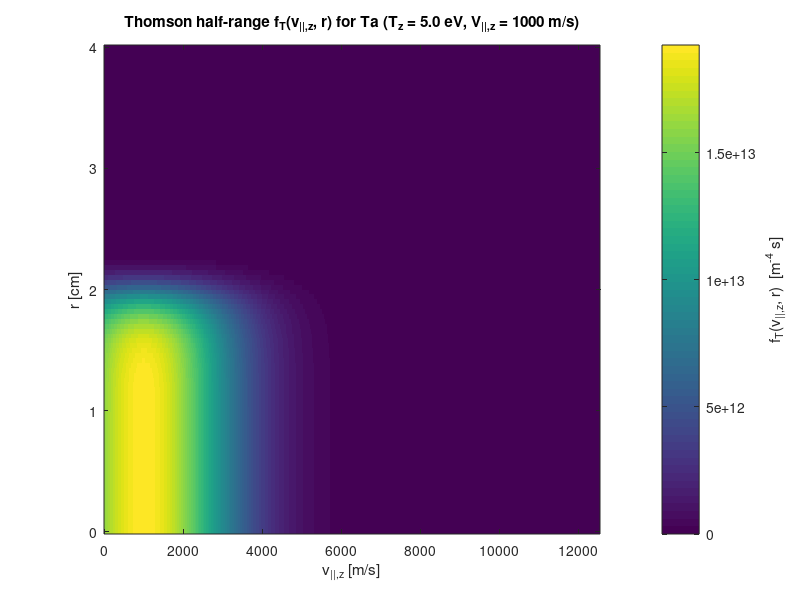
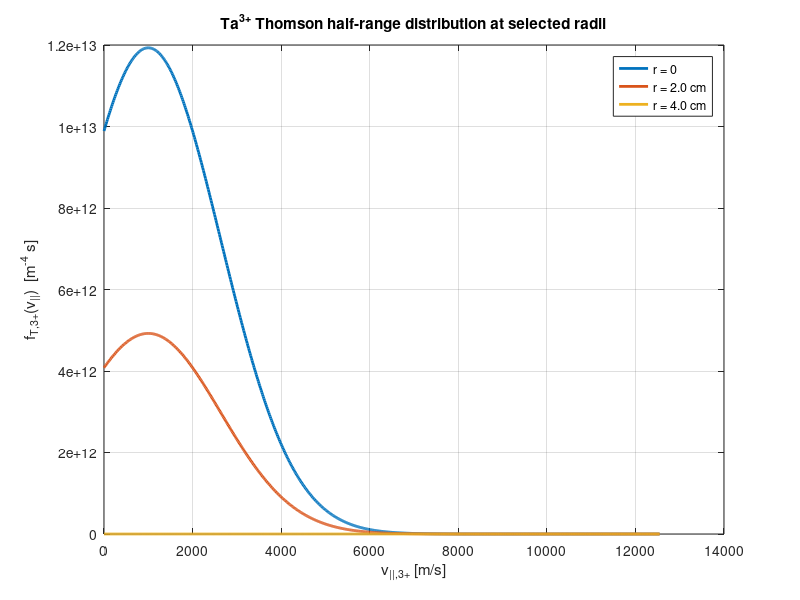
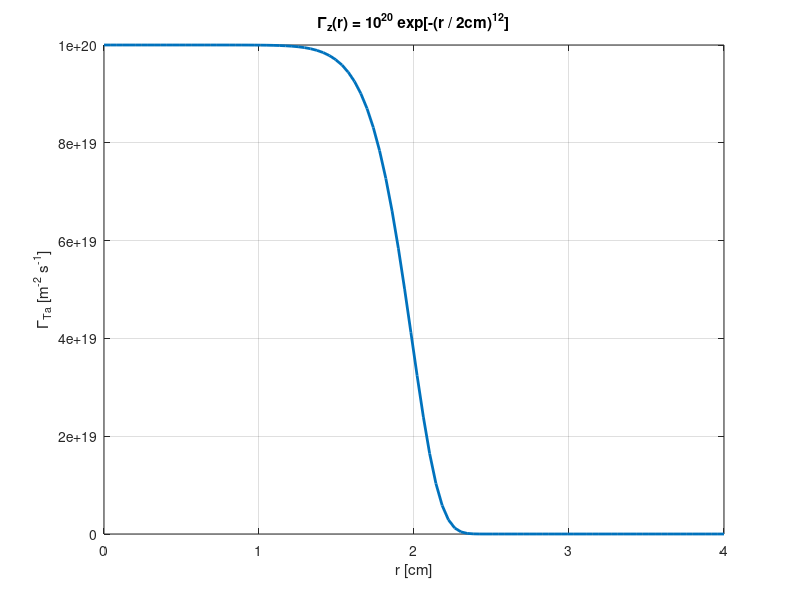
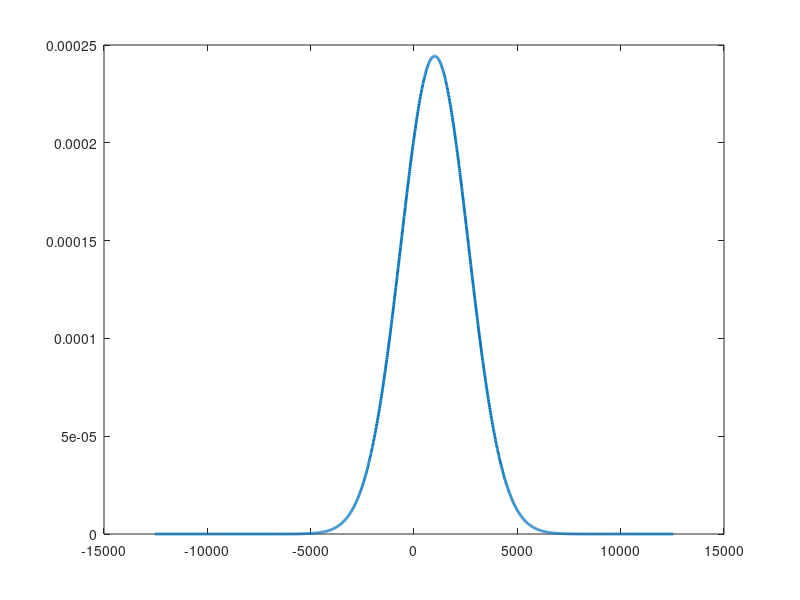

Reproduce these figures in MATLAB, in order. (Note: this script raises an error after producing the figures.)
%% Thomson half-range velocity distribution for Ta_z in MPEX
% Upstream boundary condition with flux profile, Tz = 5 eV, v_par,z = 1000 m/s

clear; clc;

%% Physical constants
eV   = 1.602176634e-19;      % [J/eV]
kB   = 1.380649e-23;         % [J/K]
amu  = 1.66053906660e-27;    % [kg]

% Tantalum ion mass (A ~ 181)
A_Ta = 181;
mTa  = A_Ta * amu;           % [kg]

%% Parameters from slide
Tz_eV  = 5;                  % [eV]
Vpar   = 1000;               % [m/s]
Gamma0 = 1e20;               % [m^-2 s^-1] central flux
r0     = 0.02;               % 2 cm in meters

% Charge state fractions (Ta2+, Ta3+, Ta4+)
Z_list   = [2 3 4];
frac_Z   = [0.08 0.62 0.30]; % must sum to 1

%% Radial grid and flux profile
Nr = 100;
r  = linspace(0, 0.04, Nr);  % 0 to 4 cm
Gamma_tot = Gamma0 * exp( - (r./r0).^12 );   % total Ta flux vs r

% Per-charge-state fluxes
Gamma_z = Gamma_tot(:) .* frac_Z;   % Nr x 3 (implicit expansion in newer MATLAB)

%% Thermal speed (for setting v-grid)
Tz_J = Tz_eV * eV;                 % [J]
v_th = sqrt(2 * Tz_J / mTa);       % [m/s]

%% Velocity grids
% Full symmetric grid for temperature check
Nv_full = 2001;
vmax    = Vpar + 5*v_th;
v_full  = linspace(-vmax, vmax, Nv_full);

% Positive velocities only for boundary distribution
Nv  = 800;
v   = linspace(0, vmax, Nv);       % v >= 0 only

%% --- 1) Build underlying full drifting Maxwellian (for T check) ---

f_full = (1/(sqrt(pi)*v_th)) * exp( -((v_full - Vpar)/v_th).^2 );  % 1D f(v)

% Normalization check (should be ~1)
n_full = trapz(v_full, f_full);

% Moments -> recover T
v_mean  = trapz(v_full, v_full .* f_full) / n_full;
v2_mean = trapz(v_full, (v_full.^2) .* f_full) / n_full;
var_v   = v2_mean - v_mean^2;      % <(v - <v>)^2>

T_rec_eV = mTa * var_v / (eV);  % from <(v - <v>)^2> = kT/m

fprintf('--- Temperature consistency check ---\n');
fprintf('Input   T_z       = %.3f eV\n', Tz_eV);
fprintf('Recovered T_z,1D  = %.3f eV (from full f(v))\n', T_rec_eV);
fprintf('Input   V_par,z   = %.3f m/s\n', Vpar);
fprintf('Mean v from f(v)  = %.3f m/s\n\n', v_mean);

%% --- 2) Half-range Thomson distribution with given flux profile ---

% Shape in v for v >= 0: same drifting Maxwellian, truncated
f_shape = (1/(sqrt(pi)*v_th)) * exp( -((v - Vpar)/v_th).^2 );  % unscaled shape

% Flux carried by this shape (without amplitude) in +v
J_shape = trapz(v, v .* f_shape);   % [m/s * (1/v)] ~ 1

% For each radius, choose amplitude A(r) s.t.
%   Gamma_tot(r) = ∫_0^∞ v * f_T(v,r) dv = A(r) * J_shape
A_r = Gamma_tot / J_shape;          % [m^-2 s^-1] / [dimensionless] -> scaling

% Build f_T(v,r) for total Ta flux (half-range Thomson)
f_T = A_r(:) .* f_shape;            % Nr x Nv (implicit expansion)

%% Example: choose Ta3+ only (dominant charge state)
Gamma_Ta3 = Gamma_tot * frac_Z(2);  % 62% of total
A_r_Ta3   = Gamma_Ta3 / J_shape;
f_T_Ta3   = A_r_Ta3(:) .* f_shape;  % Nr x Nv

%% --- 3) Plots ---

% (a) Total Ta Thomson distribution f_T(v,r)
figure;
imagesc(v, r*100, f_T);  % r in cm
set(gca, 'YDir', 'normal');
xlabel('v_{||,z} [m/s]');
ylabel('r [cm]');
title(sprintf('Thomson half-range f_T(v_{||,z}, r) for Ta (T_z = %.1f eV, V_{||,z} = %g m/s)', ...
              Tz_eV, Vpar));
cb = colorbar;
ylabel(cb, 'f_T(v_{||,z}, r)  [m^{-4} s]');

% (b) Ta3+ distribution at a few radii
figure;
idx_center = round(Nr/2);   % mid-radius
idx_edge   = Nr;            % outer edge

plot(v, f_T_Ta3(1,:),      'LineWidth', 2); hold on;
plot(v, f_T_Ta3(idx_center,:), 'LineWidth', 2);
plot(v, f_T_Ta3(idx_edge,:),   'LineWidth', 2);
grid on;
xlabel('v_{||,3+} [m/s]');
ylabel('f_{T,3+}(v_{||})  [m^{-4} s]');
title('Ta^{3+} Thomson half-range distribution at selected radii');
legend('r = 0', ...
       sprintf('r = %.1f cm', r(idx_center)*100), ...
       sprintf('r = %.1f cm', r(idx_edge)*100), ...
       'Location', 'best');

% (c) Plot the imposed flux profile to verify
figure;
plot(r*100, Gamma_tot, 'LineWidth', 2);
grid on;
xlabel('r [cm]');
ylabel('\Gamma_{Ta} [m^{-2} s^{-1}]');
title('\Gamma_z(r) = 10^{20} exp[-(r / 2cm)^{12}]');

%% ------------------------------------------------------------
%  1D Plots: Full drifting Maxwellian + Half-range Thomson
% ------------------------------------------------------------

% --- Full symmetric drifting Maxwellian (for reference)
f_full = (1/(sqrt(pi)*v_th)) * exp( -((v_full - Vpar)/v_th).^2 );

% --- Half-range Thomson f_T at the center radius (most relevant)
i_mid = round(Nr/2);
f_half = f_T(i_mid,:);     % f(v >= 0, r_mid)


%% (1) Plot: FULL Maxwellian including drift (negative + positive v)
figure;
plot(v_full, f_full, 'LineWidth', 2); hold on;
xline(Vpar, '--k', 'LineWidth', 2);
grid on;
xlabel('v_{||} [m/s]');
ylabel('f(v_{||})');
title(sprintf('Full drifting Maxwellian (Ta_z), T_z = %.1f eV, V_{||} = %g m/s', ...
               Tz_eV, Vpar));
legend('Full Maxwellian', 'Drift velocity V_{||}');


%% (2) Plot: HALF-RANGE Thomson distribution (v ≥ 0) at r_mid
figure;
plot(v, f_half, 'LineWidth', 2); hold on;
xline(Vpar, '--k', 'LineWidth', 2);
grid on;
xlabel('v_{||} [m/s]');
ylabel('f_T(v_{||})');
title(sprintf('Thomson Half-Range Distribution (Ta_z) at r = %.2f cm', ...
               r(i_mid)*100));
legend('Half-range Thomson f_T(v)', 'Drift velocity V_{||}', ...
        'Location', 'best');
